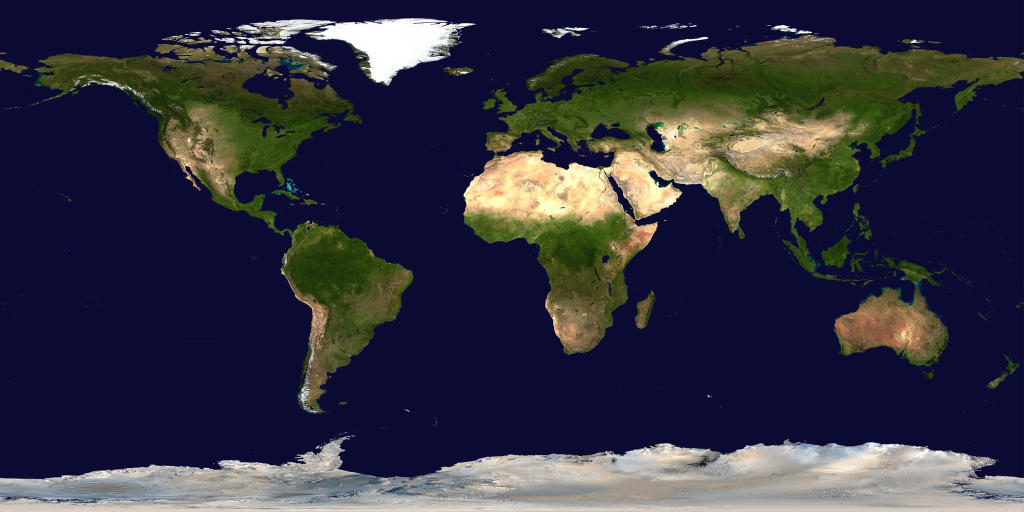
#> input picture assets/maps/earth_color.jpg, 2048 x 1024 px, found by its file name (shown at 1/2 size)
$ python make_maps.py ../assets/maps/callisto_color.jpg ../assets/maps/ceres_color.jpg
#> lines starting #> are read from the running program, lines starting #| are printed output that depends on the picture
"""Builds the surface maps embedded in Astraum (assets/maps) from public-domain NASA / USGS data.

Usage:  python -I tools/make_maps.py <source-dir> <out-dir>

Sources (all public domain, see assets/maps/SOURCES.txt):
  earth_color.jpg   NASA Blue Marble "Land_ocean_ice_2048.jpg" (Wikimedia Commons)
  earth_srtm.jpg    NASA Blue Marble "Srtm_ramp2.world.21600x10800.jpg" (land elevation, grey ramp)
  moon_color.jpg    NASA SVS CGI Moon Kit, LROC WAC colour 2k (svs.gsfc.nasa.gov/4720)
  moon_ldem_4.tif   NASA SVS CGI Moon Kit, LOLA elevation 4 px/deg, float km
  mars_mola.img     PDS MGS MOLA MEGDR megt90n000cb.img, 4 px/deg, int16 big-endian metres
  mars_color.jpg    USGS / NASA Ames Viking MDIM 2.1 colour mosaic, 1 km (Wikimedia Commons)

Every map is written in the game's layout: equirectangular, column 0 = longitude -180 (180 W),
east to the right, row 0 = 90 N. Heights are stored losslessly as 16 bit codes in the red (high byte)
and green (low byte) channels of a PNG: metres = code * 0.6 - 12000.
"""
import sys
import numpy as np
from PIL import Image

H_OFS, H_STEP = -12000.0, 0.6
W, H = 2048, 1024

Image.MAX_IMAGE_PIXELS = None  # the Mars mosaic is 228 Mpx (read in DCT draft mode, see below)


def save_height(path, h):
    h = np.nan_to_num(h, nan=0.0, posinf=0.0, neginf=0.0)
    code = np.clip(np.round((h - H_OFS) / H_STEP), 0, 65535).astype(np.uint16)
    rgb = np.zeros(code.shape + (3,), np.uint8)
    rgb[..., 0] = code >> 8
    rgb[..., 1] = code & 255
    Image.fromarray(rgb, "RGB").save(path, optimize=True)


def resize_f(a, w, h):
    return np.asarray(Image.fromarray(a.astype(np.float32), "F").resize((w, h), Image.BOX), np.float32)


def lonlat_px(a, lon, lat):
    hh, ww = a.shape[:2]
    x = int((lon + 180) / 360 * ww) % ww
    y = min(hh - 1, max(0, int((90 - lat) / 180 * hh)))
    return x, y


def window_mean(a, lon, lat, r=3):
    x, y = lonlat_px(a, lon, lat)
    return float(a[max(0, y - r):y + r + 1, max(0, x - r):x + r + 1].mean())


def main():
    src, out = sys.argv[1], sys.argv[2]
    log = []

    # ---------------- Earth
    col = Image.open(f"{src}/earth_color.jpg").convert("RGB").resize((W, H), Image.LANCZOS)
#> col is the input picture: PIL image 2048x1024 RGB; mean R, G, B 50.3, 49.9, 65.2
    col.save(f"{out}/earth_color.jpg", quality=90, optimize=True)
    g = Image.open(f"{src}/earth_srtm.jpg").convert("L")
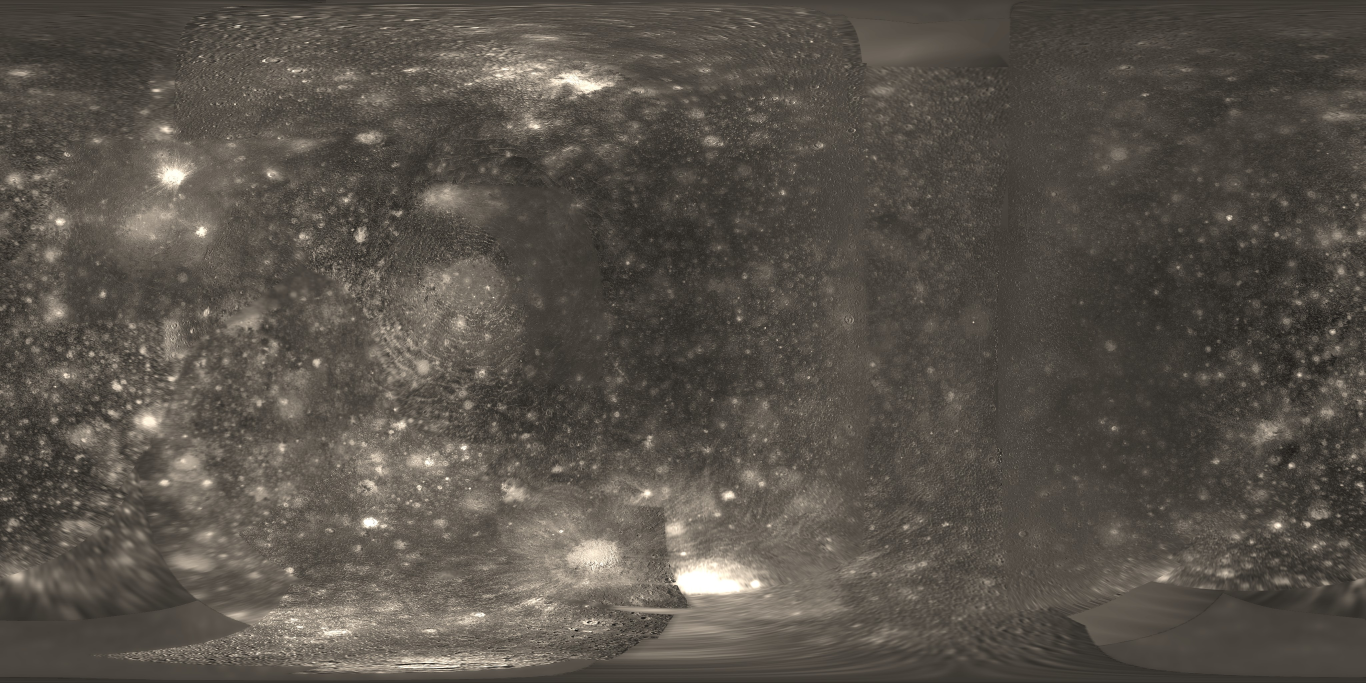
#> input picture assets/maps/callisto_color.jpg, 4096 x 2048 px, given in place of earth_srtm.jpg, which was not available (shown at 1/3 size)
    ga = np.asarray(g, np.float32)
    # the grey ramp: 12 = sea level (the oceans are flat 12), 255 = the highest summits; calibrated on
    # Everest (8848 m). Ocean and coast pixels become 0 m (the sea surface is what the game shows).
    SEA = 12.0
    x, y = lonlat_px(ga, 86.925, 27.988)
#> x = 3037; y = 705
    ev = float(ga[y - 8:y + 9, x - 8:x + 9].max())
#> ev = 118
    scale = 8848.0 / max(ev - SEA, 1.0)
#> scale = 83.47
    he = resize_f(np.maximum(ga - SEA, 0.0) * scale, W, H)
    log.append(f"earth: grey at Everest {ev:.0f} -> {scale:.1f} m per step; Mont Blanc {window_mean(he, 6.865, 45.832, 1):.0f} m, "
               f"Tibet {window_mean(he, 88, 33, 4):.0f} m, Sahara {window_mean(he, 10, 23, 4):.0f} m, Pacific {window_mean(he, -150, 0, 4):.0f} m")
#> in window_mean, `x, y = lonlat_px(a, lon, lat)`: x = 1063; y = 251
    save_height(f"{out}/earth_height.png", he)
#> in save_height, `rgb[..., 0] = code >> 8`:
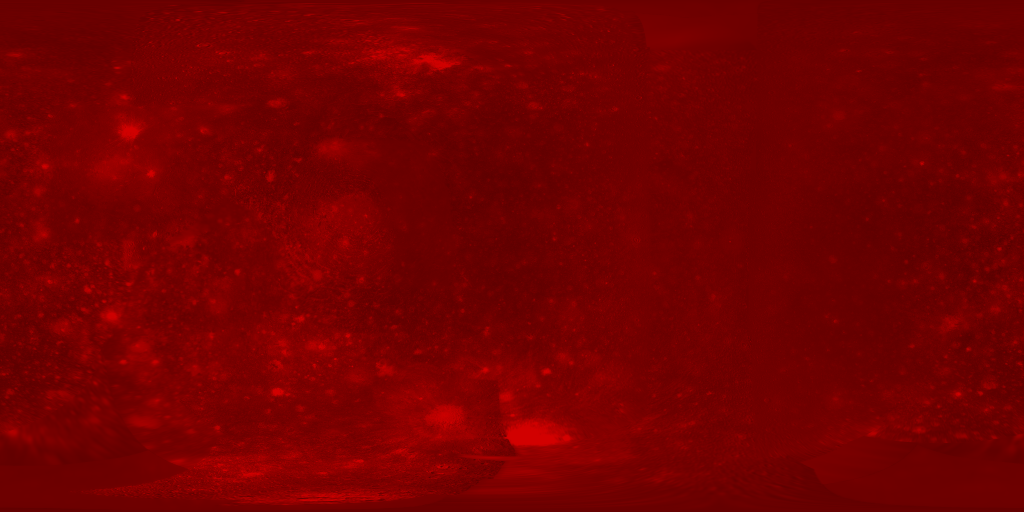
#> rgb: shape (1024, 2048, 3) (shown at 1/2 size); mean of channels 0, 1, 2 116.3, 0, 0; drawn as R, G, B
#> in save_height, `rgb[..., 1] = code & 255`:
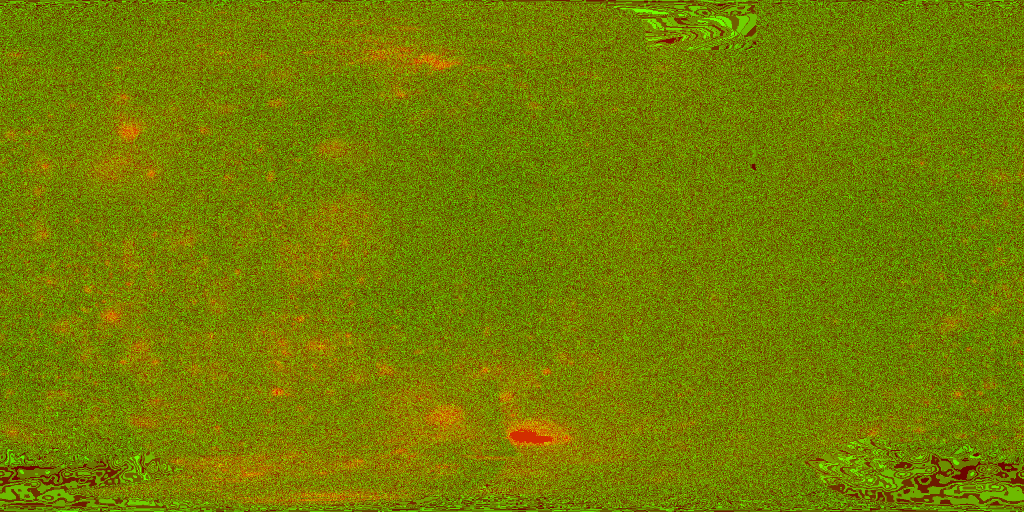
#> rgb: shape (1024, 2048, 3) (shown at 1/2 size); mean of channels 0, 1, 2 116.3, 127, 0; drawn as R, G, B

    # ---------------- Moon
    mc = Image.open(f"{src}/moon_color.jpg").convert("RGB").resize((W, H), Image.LANCZOS)
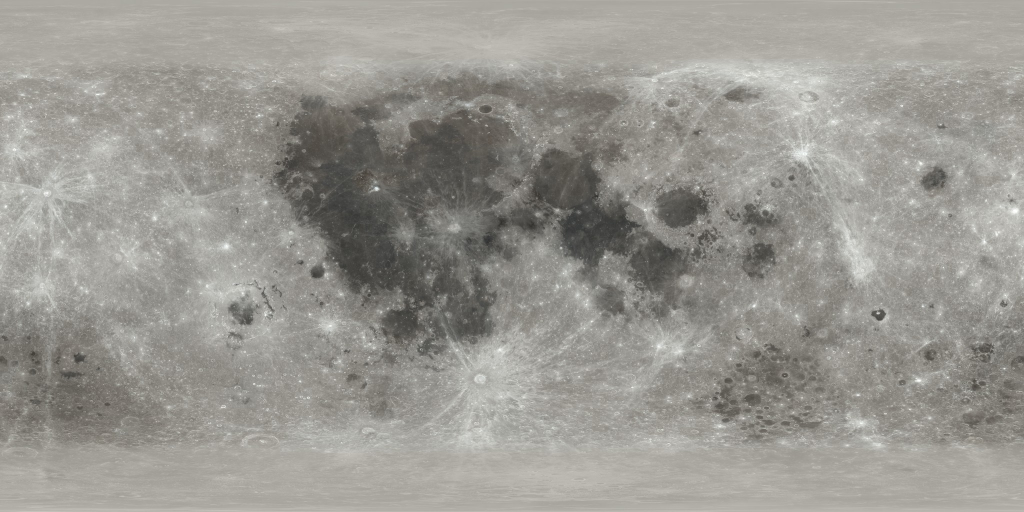
#> input picture assets/maps/moon_color.jpg, 2048 x 1024 px, found by its file name (shown at 1/2 size)
#> mc is the input picture: PIL image 2048x1024 RGB; mean R, G, B 152.7, 150.8, 144.8
    mc.save(f"{out}/moon_color.jpg", quality=90, optimize=True)
    ml = np.asarray(Image.open(f"{src}/moon_ldem_4.tif"), np.float32)
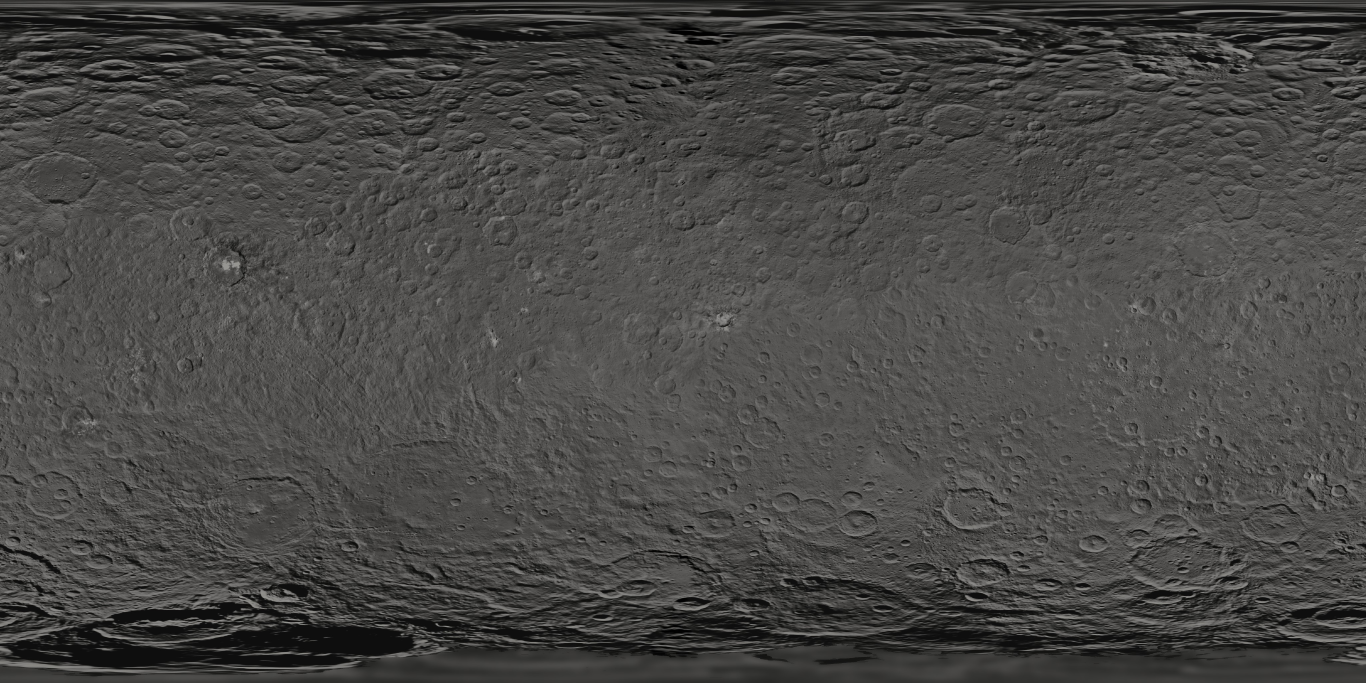
#> input picture assets/maps/ceres_color.jpg, 4096 x 2048 px, given in place of moon_ldem_4.tif, which was not available (shown at 1/3 size)
    if np.nanmax(np.abs(ml)) < 100:  # km
        ml = ml * 1000.0
    # orientation check: the dark maria lie low (brightness and height correlate on the near side)
    bright = np.asarray(mc.convert("L").resize((ml.shape[1], ml.shape[0]), Image.BOX), np.float32)
    def corr(a, b):
#> (the run stopped early here; a loop or call above may not have finished)
